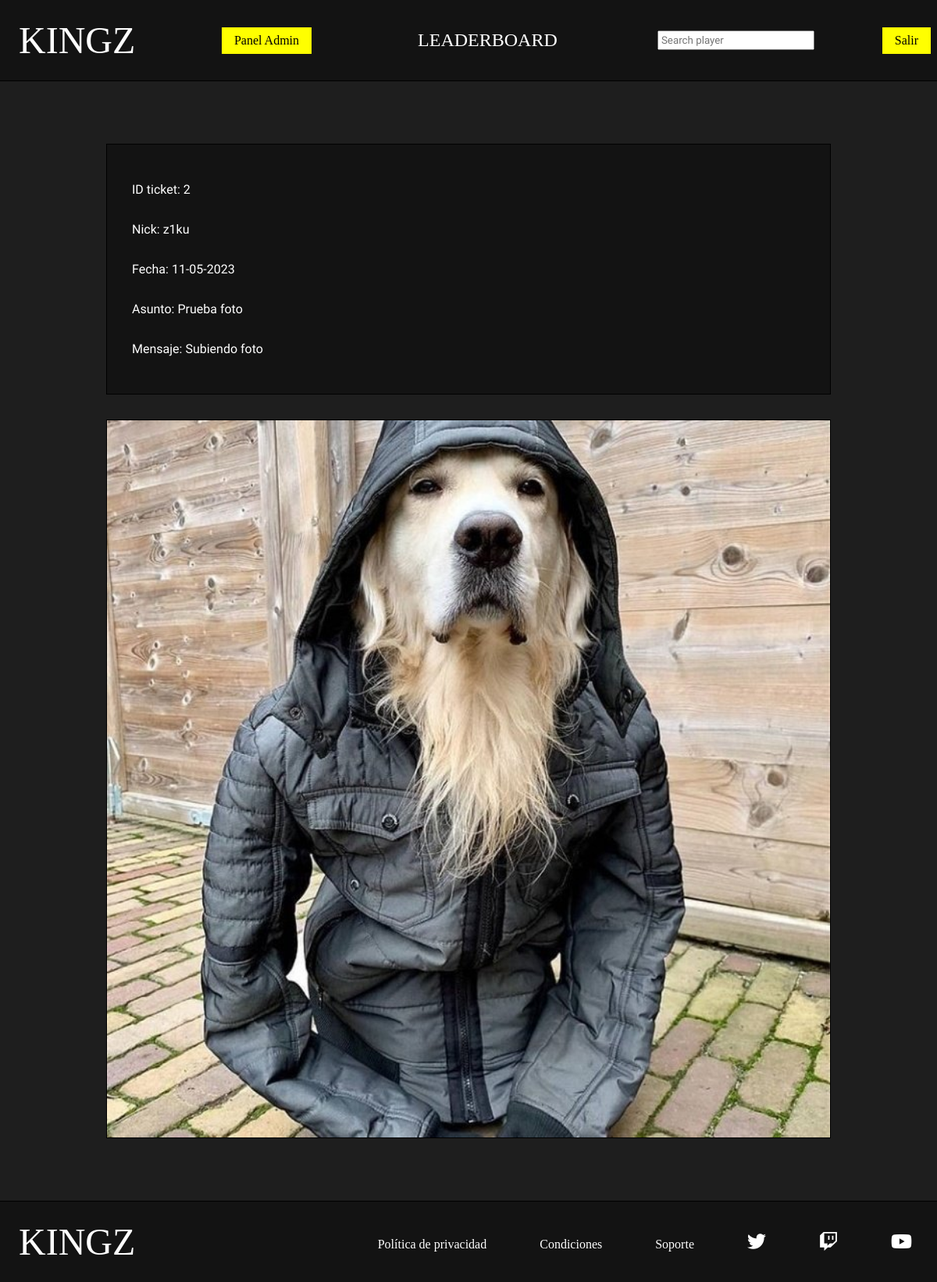
/php/ticket.php?id_ticket=2 (signed in), run on the app's committed database.
### tables this page shows
CREATE TABLE `ticket` (
  `id` bigint(20) NOT NULL,
  `fecha` date NOT NULL,
  `asunto` varchar(50) NOT NULL,
  `texto` varchar(500) NOT NULL,
  `foto` varchar(50) DEFAULT NULL,
  `estado` tinyint(1) UNSIGNED NOT NULL,
  `id_usuario` bigint(20) UNSIGNED NOT NULL
);

CREATE TABLE `usuario` (
  `id` bigint(20) UNSIGNED NOT NULL,
  `nick` varchar(20) NOT NULL,
  `pass` varchar(100) NOT NULL,
  `correo` varchar(50) DEFAULT NULL,
  `foto` varchar(50) DEFAULT NULL,
  `mmr` int(5) UNSIGNED DEFAULT NULL,
  `estado` tinyint(1) UNSIGNED DEFAULT NULL,
  `en_partida` tinyint(1) UNSIGNED DEFAULT NULL,
  `buscando` tinyint(1) UNSIGNED DEFAULT NULL
);

### php/ticket.php (the view, shortened to what this page needs)
<?php
    require_once "funciones.php";
    $tipo_usu="";
?>
<!DOCTYPE html>
<html lang="en">
<head>
    <link rel="stylesheet" href="../css/estilos.css">
    <link rel="stylesheet" href="https://cdnjs.cloudflare.com/ajax/libs/font-awesome/6.2.0/css/all.min.css" />
</head>
<body>
    <?php
        if(isset($_SESSION['nick']) && isset($_SESSION['pass'])){
            $nick=$_SESSION['nick'];
            $pass=$_SESSION['pass'];
            $esAdmin=comprobarAdmin($nick,$pass);
            if($esAdmin){
                $tipo_usu="admin";
            }else{
                headerPlayer();
                $tipo_usu="player";
            }
        }else{
            headerGuest();
            $tipo_usu="guest";
        }
    ?>
    <main>
        <section id="ticket" class="seccion">
            <?php
                if(!isset($_GET['id_ticket']) || $tipo_usu!="admin"){
                    header("Location:../index.php");
                }else{
                    $id_ticket=$_GET['id_ticket'];
                    $datos_ticket=ticket_por_id($id_ticket);
                    $fecha_formateada=date("d-m-Y",strtotime($datos_ticket['fecha']));
                    echo '<div class="contenedorTicket">
                        <p>ID ticket: '.$datos_ticket['id'].'</p>
                        <p>Nick: '.$datos_ticket['nick'].'</p>
                        <p>Fecha: '.$fecha_formateada.'</p>
                        <p>Asunto: '.$datos_ticket['asunto'].'</p>
                        <p>Mensaje: '.$datos_ticket['texto'].'</p>
                    </div>';
                    if($datos_ticket['foto']!=null){
                        echo "<img src=\"../img/ticket/$datos_ticket[foto]\">";
                    }
                }
            ?>
        </section>
    </main>
</body>
</html>

### css/estilos.css (style rules this page uses)
* { box-sizing: border-box; }
body { margin: 0%; background-color: #1e1e1e; font-family: 'Play', sans-serif; color: white; }
img { max-width: 100%; }
.seccion { width: 80%; margin: 4rem auto; min-height: 90vh; display: flex; flex-direction: column; }
#ticket { display: flex; }
#ticket .contenedorTicket { display: flex; flex-direction: column; background-color: #131313; border: 1px solid black; padding: 2rem; color: white; margin: 1rem; }
#ticket img { margin: 1rem; object-fit: cover; border: 1px solid black; }

### data on the page
ticket: id "2", id_usuario.nick "z1ku", fecha "11-05-2023", asunto "Prueba foto", texto "Subiendo foto", foto (picture)
